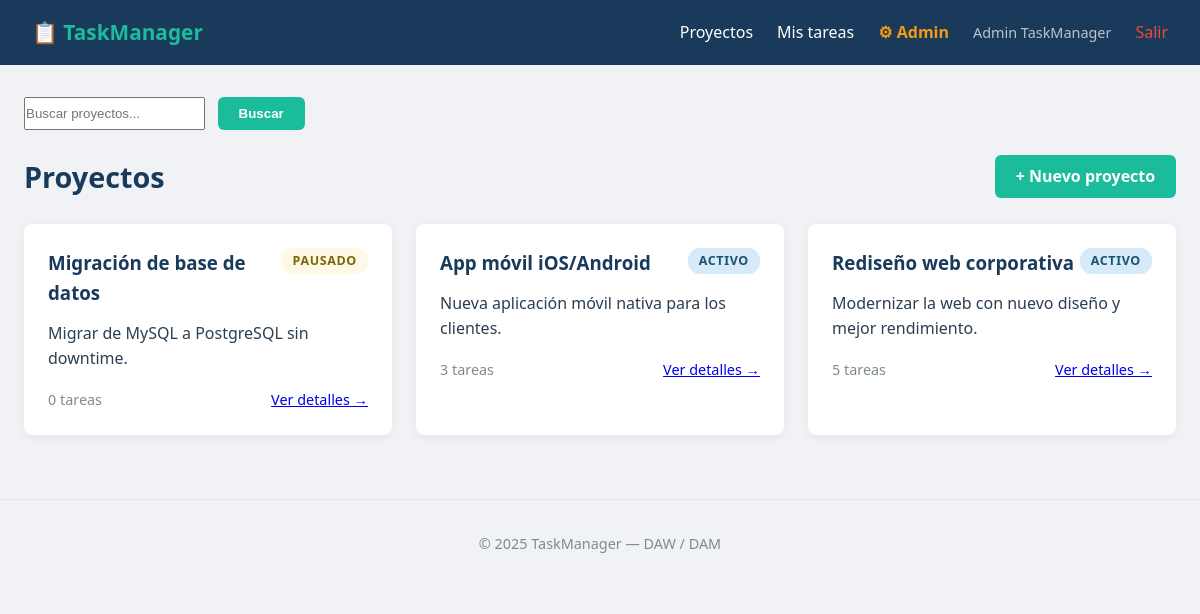
The page /proyectos/ (signed in) on the database as committed earlier.
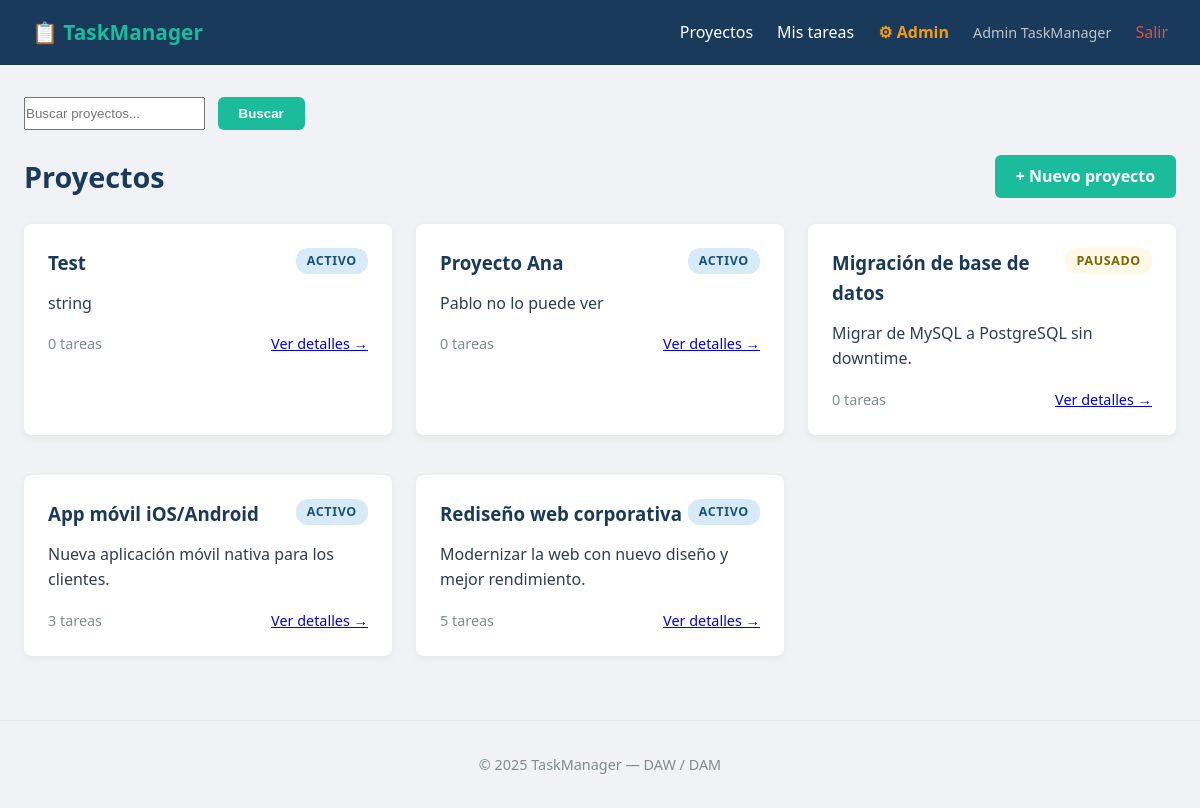
The same page on the database as committed later.
### app/models.py (models this page shows, shortened)
class Proyecto(db.Model):
    __tablename__ = 'proyectos'
    id = db.Column(db.Integer, primary_key=True)
    titulo = db.Column(db.String(100), nullable=False)
    descripcion = db.Column(db.Text)
    estado = db.Column(db.String(20), default='activo')
    fecha_limite = db.Column(db.Date)
    creado_en = db.Column(db.DateTime, default=datetime.utcnow)
    propietario_id = db.Column(db.Integer, db.ForeignKey('usuarios.id'))
    tareas = db.relationship('Tarea', backref='proyecto', lazy='dynamic',
    cascade='all, delete-orphan',
    order_by='Tarea.creado_en')

### app/routes/projects.py (the view)
@projects.route('/')
@login_required
def lista():
    q = request.args.get('q', '').strip()
    pagina = request.args.get('pagina', 1, type=int)
    if current_user.es_admin:
        query = Proyecto.query.order_by(Proyecto.creado_en.desc())
    else:
        query = Proyecto.query.filter_by(propietario_id=current_user.id)\
                              .order_by(Proyecto.creado_en.desc())
    if q:
        query = query.filter(
            db.or_(Proyecto.titulo.ilike(f'%{q}%'),
                   Proyecto.descripcion.ilike(f'%{q}%'))
        )
    paginacion = query.paginate(page=pagina, per_page=10, error_out=False)
    return render_template('projects/lista.html',
                            proyectos=paginacion.items,
                            paginacion=paginacion,
                            q=q,
                            form_busqueda=BusquedaForm())

### app/forms.py
class BusquedaForm(FlaskForm):
    q = StringField(
        'Buscar',
        validators=[DataRequired(), Length(min=2,
        message='Escribe al menos 2 caracteres para buscar.')]
        )
    submit = SubmitField('Buscar')

### app/models.py (called while the page is built)
@login_manager.user_loader
def cargar_usuario(user_id):
    return Usuario.query.get(int(user_id))

    @property
    def es_admin(self):
        return self.rol == 'admin'

    @property
    def is_active(self):
        return self.activo

### app/templates/projects/lista.html (shortened to what this page needs)
{% extends 'base.html' %}
{% block content %}
<form method='GET' action="{{ url_for('projects.lista') }}" class='busqueda'>
    <div style='display:flex; gap:.8rem; margin-bottom:1.5rem'>
        {{ form_busqueda.q(class='input',
                            placeholder='Buscar proyectos...',
                            value=q) }}
        {{ form_busqueda.submit(class='btn') }}
    </div>
</form>
<div class='page-header'>
    <h1>Proyectos</h1>
    <a href="{{ url_for('projects.nuevo') }}" class='btn'>+ Nuevo proyecto</a>
</div>
{% if proyectos %}
<div class='proyectos-grid'>
{% for p in proyectos %}
    <div class='tarjeta proyecto estado-{{ p.estado }}'>
        <div class='tarjeta-header'>
            <h3>
                <a href="{{ url_for('projects.detalle', pid=p.id) }}">
                    {{ p.titulo }}
                </a>
            </h3>
            <span class='badge badge-{{ p.estado }}'>{{ p.estado |
            capitalize }}</span>
        </div>
        <p class='descripcion'>{{ p.descripcion | truncate(100) }}</p>
        <div class='tarjeta-footer'>
            <span>{{ p.tareas.count() }} tareas</span>
            <a href="{{ url_for('projects.detalle', pid=p.id) }}">Ver
    detalles →</a>
        </div>
    </div>
{% endfor %}
</div>
{% else %}
<div class='estado-vacio'>
    <p>No tienes proyectos todavía.</p>
    <a href="{{ url_for('projects.nuevo') }}" class='btn'>Crea tu primer
proyecto</a>
</div>
{% endif %}
{% endblock %}

Rows that differ between the two databases and show on the page:
added Proyecto: titulo "Test", estado "ACTIVO", descripcion "string", tareas.count "0"
added Proyecto: titulo "Proyecto Ana", estado "ACTIVO", descripcion "Pablo no lo puede ver", tareas.count "0"
